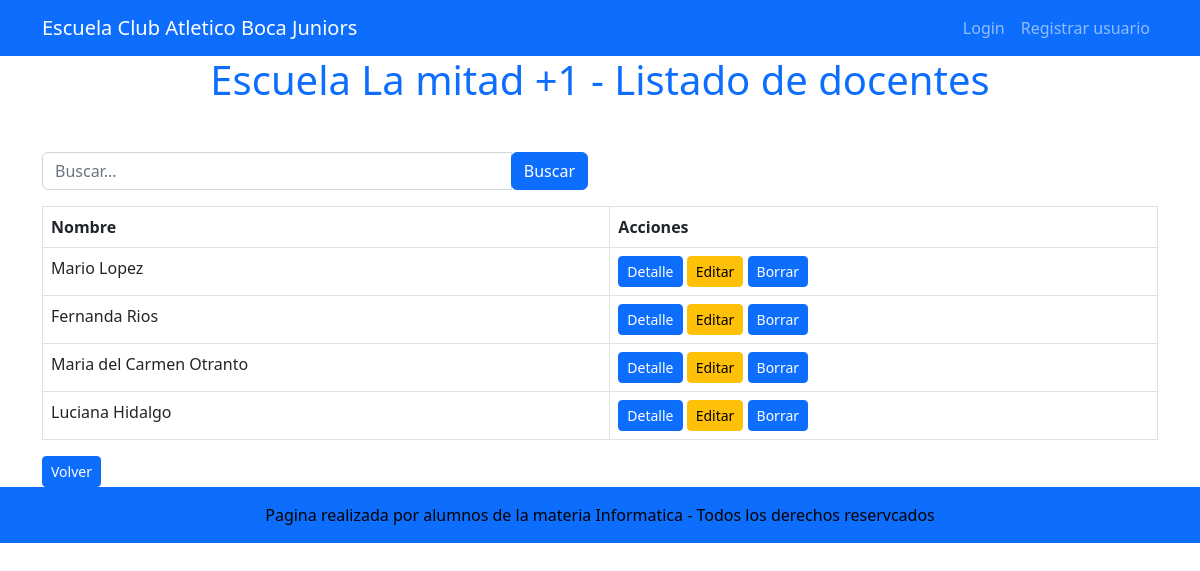
/docente/listado_docentes, run on an earlier commit of the app's database.
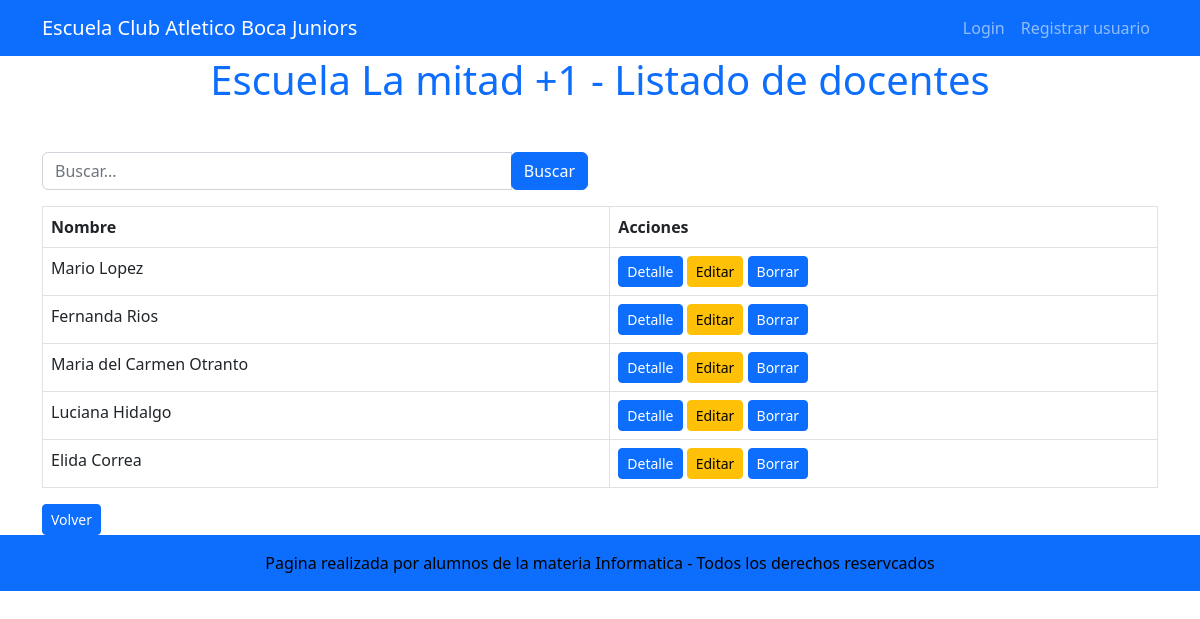
And on a later commit of the database.
### docente/models.py (models this page shows, shortened)
class Docente(models.Model):
    nombre = models.CharField(max_length=150)
    apellido = models.CharField(max_length=150)
    materia = models.CharField(max_length=100, null=True, unique=False)
    año = models.IntegerField(null=True, unique=False)

### docente/views.py (the view)
# urls.py: path("listado_docentes", listado_docentes, name="listado_docentes"),
def listado_docentes(request):
    busqueda = request.GET.get("busqueda", None)
    if busqueda:
        print(busqueda)
        consulta = Docente.objects.filter(nombre__icontains=busqueda)
    else:
        consulta = Docente.objects.all()
        contexto = {"docentes": consulta}
    return render(request, "docente/listado_docentes.html", contexto)

### docente/templates/docente/listado_docentes.html (shortened to what this page needs)
{% extends 'core/base.html' %}
{% block titulo_aplicacion %}
    Escuela La mitad +1 - Listado de docentes
{% endblock titulo_aplicacion %}
{% block contenido %}
<div class="container mt-5">
    <div class="row mb-3">
        <div class="col-lg-6">
            <form action="{% url 'docente:listado_docentes' %}"
                  method="get"
                  class="input-group">
                <input type="text"
                       name="busqueda"
                       class="form-control"
                       placeholder="Buscar...">
                <div class="input-group-append">
                    <button class="btn btn-primary" type="submit">Buscar</button>
                </div>
            </form>
        </div>
    </div>
    <div class="table-responsive">
        <table class="table table-bordered">
            <thead>
                <tr>
                    <th>Nombre</th>
                    <th>Acciones</th>
                </tr>
            </thead>
            <tbody>
                {% for docente in docentes %}
                    <tr>
                        <td>{{ docente.nombre }} {{docente.apellido}}</td>
                        <td>
                            <a href="{% url 'docente:detalle_docentes' docente.id%}"
                               class="btn btn-primary btn-sm">Detalle</a>
                            <a href="{% url 'docente:actualizar_docente' docente.id %}"
                               class="btn btn-warning btn-sm">Editar</a>
                            <a href="{% url 'docente:borrar_docente' docente.id %}"
                               class="btn btn-primary btn-sm">Borrar</a>
                        </td>
                    </tr>
                {% endfor %}
            </tbody>
        </table>
        <a href="{% url 'docente:index' %}" class="btn btn-primary btn-sm">Volver</a>
    </div>
</div>
{% endblock contenido %}

What changed in the data, as far as the page shows it:
added Docente: nombre "Elida", apellido "Correa"
